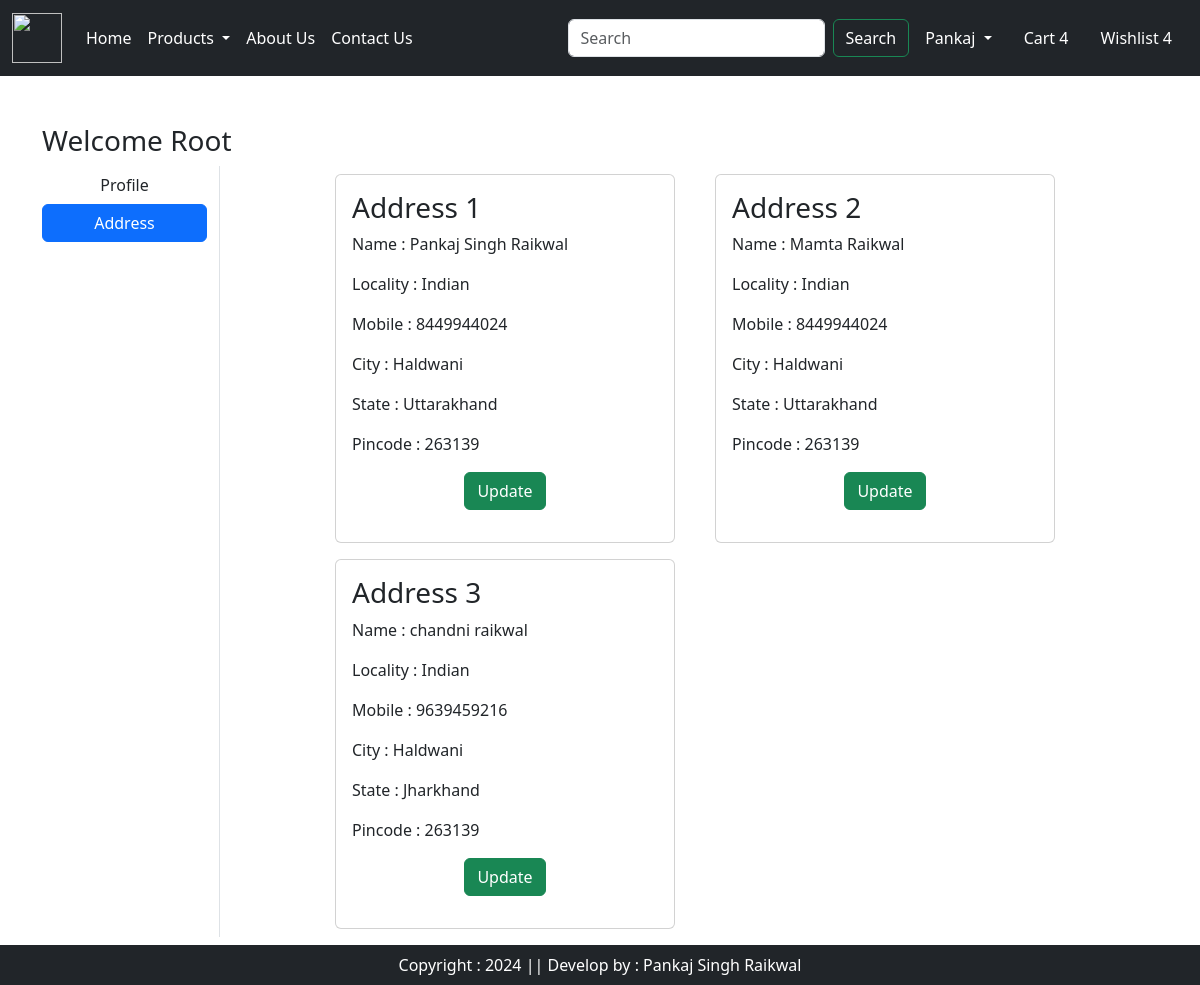
The page /address/ (signed in) on the database its author committed.
### app/models.py (models this page shows, shortened)
class Customer(models.Model):
    user = models.ForeignKey(User, on_delete=models.CASCADE)
    name = models.CharField(max_length=200)
    locality = models.CharField(max_length=200)
    city = models.CharField(max_length=50)
    mobile = models.IntegerField(default=0)
    zipcode = models.IntegerField()
    state = models.CharField(choices=STATE_CHOICES , max_length=100)

### app/views.py (the view)
# urls.py: path("address/", views.address, name="address"),
def address(request):
    add=Customer.objects.filter(user = request.user)
    return render(request , 'app/address.html' , locals())

### app/templates/app/address.html (shortened to what this page needs)
{% extends "app/base.html" %}
{% load static %}
{% block main-content %}
<div class="container my-5">
    <div class="row">
        <h3>Welcome <span class="text-capitalize">{{request.user}}</span></h3>
        <div class="col-sm-2 border-end">
            <ul class="list-unstyled">
                <li class="d-grid"><a href="{% url 'profile' %}" class="btn ">Profile</a></li>
                <li class="d-grid"><a href="{% url 'address' %}" class="btn btn-primary">Address</a></li>
            </ul>
        </div>
        <div class="col-sm-8 offset-sm-1">
            <div class="row">
                {% for ad in add %}
                   <div class="col-sm-6">
                       <div class="card m-2">
                           <div class="card-body">
                               <h3>Address {{forloop.counter}}</h3>
                               <p>Name : {{ad.name}}</p>
                               <p>Locality : {{ad.locality}}</p>
                               <p>Mobile : {{ad.mobile}}</p>
                               <p>City : {{ad.city}}</p>
                               <p>State : {{ad.state}}</p>
                               <p>Pincode : {{ad.zipcode}}</p>
                               <p class="text-center"><a href="{% url 'updateAddress' pk=ad.id %}" type="button" class="btn btn-success">
                                Update
                               </a></p>
                           </div>
                       </div>
                   </div>
                {% endfor %}
            </div>
        </div>
    </div>
</div>
{% endblock main-content %}

### rows shown on the page
Customer: name "Pankaj Singh Raikwal", locality "Indian", mobile "8449944024", city "Haldwani", state "Uttarakhand", zipcode "263139"
Customer: name "Mamta Raikwal", locality "Indian", mobile "8449944024", city "Haldwani", state "Uttarakhand", zipcode "263139"
Customer: name "chandni raikwal", locality "Indian", mobile "9639459216", city "Haldwani", state "Jharkhand", zipcode "263139"

### other values the page prints
{{ request.user }} "Root"
